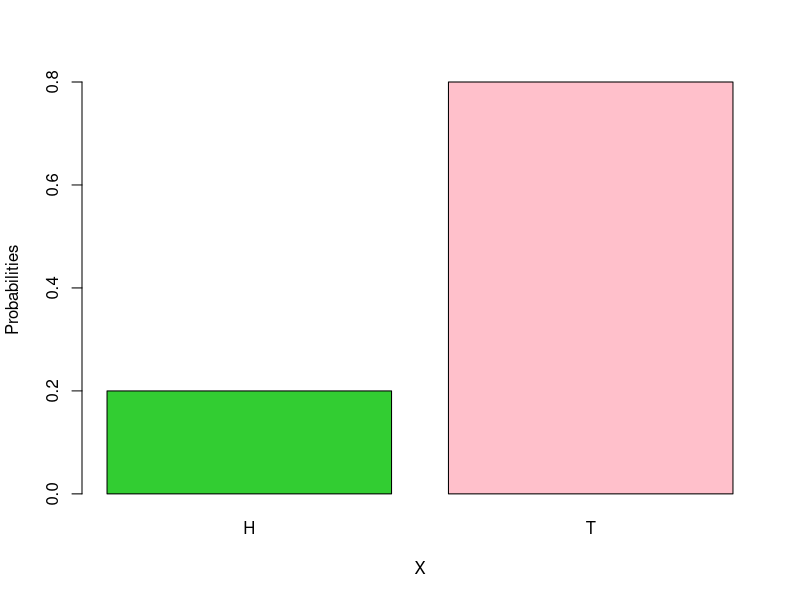
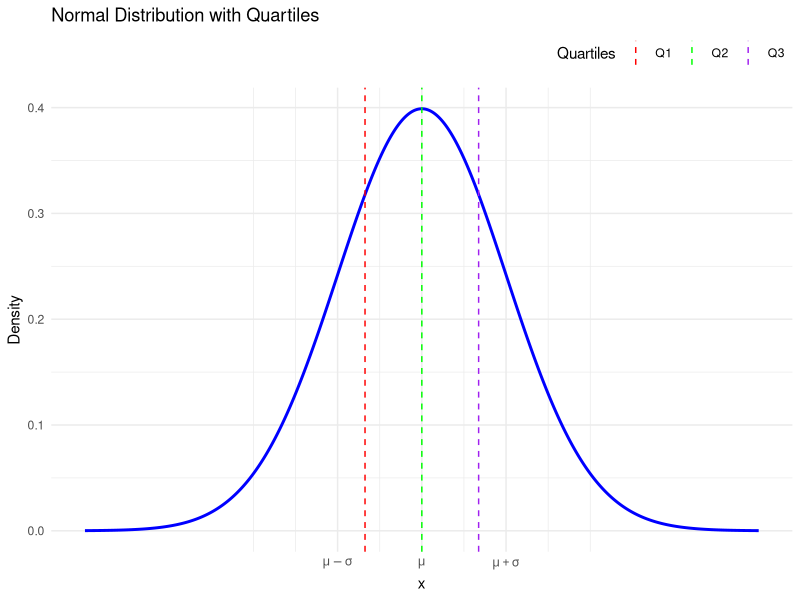

Here is the R script that generated these plots, in order:
## ---- chunk 1
knitr::opts_chunk$set(echo = T, warning = F, message = F)
## ---- chunk 2
barplot(c(0.2, 0.8), names.arg = c("H", "T"), xlab="X", ylab = "Probabilities", col = c("limegreen", "pink"))
## ---- chunk 3
library(ggplot2)

mean_value <- 0  # μ
sd_value <- 1    # σ

# Calculate quartiles
Q1 <- qnorm(0.25, mean = mean_value, sd = sd_value)
Q2 <- qnorm(0.50, mean = mean_value, sd = sd_value)  # Median
Q3 <- qnorm(0.75, mean = mean_value, sd = sd_value)

# Generate data for the PDF plot
x <- seq(mean_value - 4*sd_value, mean_value + 4*sd_value, length.out = 1000)
y <- dnorm(x, mean = mean_value, sd = sd_value)
data <- data.frame(x = x, y = y)

# Plotting the normal PDF with custom x-axis labels and legends at the top right
p <- ggplot(data, aes(x = x, y = y)) +
  geom_line(color = "blue", size = 1) +
  geom_vline(aes(xintercept = Q1, color = "Q1"), linetype = "dashed") +
  geom_vline(aes(xintercept = Q2, color = "Q2"), linetype = "dashed") +
  geom_vline(aes(xintercept = Q3, color = "Q3"), linetype = "dashed") +
  labs(title = "Normal Distribution with Quartiles",
       x = "x",
       y = "Density") +
  scale_x_continuous(
    breaks = c(mean_value - sd_value, mean_value, mean_value + sd_value),
    labels = c(expression(mu - sigma), expression(mu), expression(mu + sigma))
  ) +
  scale_color_manual(name = "Quartiles",
                     values = c("Q1" = "red",
                                "Q2" = "green",
                                "Q3" = "purple")) +
  theme_minimal() +
  theme(legend.position = "top", legend.justification = "right")

print(p)

## ---- chunk 4
data("mtcars")
mpgs = mtcars$mpg
t.test(mpgs, conf.level = 0.95)$conf.int
## ---- chunk 5
data("mtcars")
n = nrow(mtcars)
mpgs = mtcars$mpg
xbar = mean(mpgs)
sample_sd = sd(mpgs)
alpha = 0.05
critical_score = qt(1 - alpha/2, df = n - 1)
lower = xbar -critical_score * sample_sd/sqrt(n)
upper = xbar +critical_score * sample_sd/sqrt(n)
c(lower, upper)
## ---- chunk 6
sigma = 6
data("mtcars")
n = nrow(mtcars)
mpgs = mtcars$mpg
xbar = mean(mpgs)
alpha = 0.05
zscore = qnorm(1 - alpha)
lower = xbar -zscore * sigma/n
upper = xbar +zscore * sigma/n
c(lower, upper)
